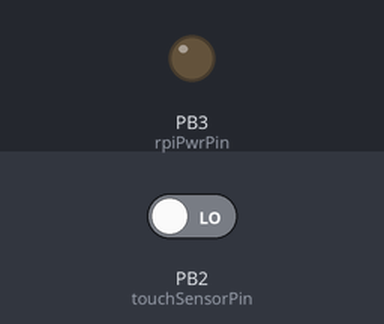
This sketch was run on a simulated ATtiny85, built with avr-gcc and run on an emulated ATtiny85. On the bench: output pins drawn as LEDs (lit = HIGH). The test bench sets the inputs (shaded band); at power-on: PB2 (touchSensorPin) LOW. Sleep ends after the set time or at an interrupt.

Above: at 1.2 s.
1.3 s: PB2 (touchSensorPin) driven HIGH
At 1.8 s:
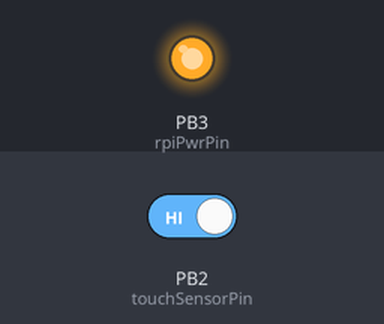
Timing chart, 0 to 4.3 s (numbered marks = the images above; inputs shaded):
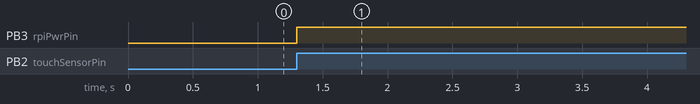

The sketch:

vasttrapi.ino
```cpp
/**
   Power Control board for the Raspberry Pi using an ATTinyx5 microcontroller.
   The Power Control board is using a relay to turn on and off the power to a Raspberry Pi.
   Additionally, they are connected via (software) UART for communication when the RPi is on.
   The microcontroller connected to a capacitive touch sensor which allows interaction with
   the external user that wants to turn the Raspberry Pi on and off.

   ==== STATES ====
   The microcontroller has the following states:
   - Sleep state where the microcontroller is in deep sleep and the power to the RPi is OFF.
   - Operation state where the microcontroller is triggering the relay to power on the RPi and
   can communication to it via UART.
   - Shutdown state where the microcontroller sends a UART instruction to the RPi to begin its
   shutdown sequence, in order to avoid damaging the SD card by abruptly turning the power off.

   ==== CURRENT FUNCTIONALITY ====
   Upon starting up, the microcontroller goes in deep sleep which can be interrupted by a HIGH
   signal coming from the capacitive sensor. This initiates a window of operation for the Raspberry Pi
   during which it will remain on. Every consecutive touch moves the end of this window further in the
   future, therefore, prolonging the period that the Raspberry Pi is functioning. In other words, on
   every touch, the operation gets extended for the specified amount of time.
*/

#include <avr/sleep.h>    // Sleep Modes
#include <avr/power.h>    // Power management

const unsigned short touchSensorPin = PB2;
const unsigned short rpiPwrPin = PB3;
const boolean powerOnState = HIGH; // The rpiPwrPin state that turns the power on to the RPi

volatile unsigned long timeToSleep = 0;
const unsigned long awakePeriod = 600000UL; // Time in milliseconds to remain awake on every new touch
const unsigned long shutdownTime = 12000; // Time in milliseconds to wait for the RPi to shutdown

enum PowerState {
  SLEEP,
  OPERATION,
  SHUTDOWN
};
PowerState currentState = SLEEP; // Begin in a deep sleep state

/**
   The change interrupt callback
*/
ISR (PCINT0_vect) {
  // We register a touch event only when the signal from the touchSensor is rising
  // Ignore touch events while in shutdown state
  if (currentState != SHUTDOWN && digitalRead(touchSensorPin) == HIGH) {
    timeToSleep = millis() + awakePeriod;
  }
}

/**
   Makes the microcontroller go to deep sleep until a change interrupt occurs
*/
void goToSleep() {
  set_sleep_mode(SLEEP_MODE_PWR_DOWN);
  ADCSRA = 0; // turn off ADC
  power_all_disable (); // power off ADC, Timer 0 and 1, serial interface
  sleep_enable();
  sleep_cpu(); // Sleep here and wait for the interrupt
  sleep_disable();
  power_all_enable(); // power everything back on
}

void turnRPiPowerOn() {
  digitalWrite(rpiPwrPin, powerOnState);
}

void turnRPiPowerOff() {
  digitalWrite(rpiPwrPin, !powerOnState);
}

/**
   UART command sent to the RPi to trigger its shutdown sequence
*/
void signalShutdown() {
  Serial.println("off");
  Serial.flush(); // Make sure that UART output has been transmitted before exiting this method
}

/**
   Wait for the RPi to shutdown properly. In the future more logic might be added here.
*/
void waitForRPiShutdown() {
  delay(shutdownTime);
}

void setup() {
  Serial.begin(9600); // The Universal ATtinyCore library by Spence Konde uses PB0 as TX and PB1 as RX
  pinMode(rpiPwrPin, OUTPUT);
  pinMode(touchSensorPin, INPUT);
  // Setup pin change interrupt for D2
  PCMSK |= bit (PCINT2); // want pin D2 (PB2)
  GIFR |= bit (PCIF); // clear any outstanding interrupts
  GIMSK |= bit (PCIE); // enable pin change interrupts
}

void loop() {
  switch (currentState) {
    case SLEEP:
      turnRPiPowerOff(); // Cut off the power to the RPi
      goToSleep(); // Deep sleep until a change interrupt at the specified pin is triggered
      currentState = OPERATION; // If we reach this, it means that a touch was registered so we should be operating
      break;
    case OPERATION:
      turnRPiPowerOn(); // Turn on the power to the RPi (if this is already on, it won't make any difference)
      if (millis() >= timeToSleep) { // Check if it is currently time to be asleep
        // If we were operational but it's time to sleep, then we should move to the shutdown state
        currentState = SHUTDOWN;
      }
      break;
    case SHUTDOWN:
      signalShutdown(); // Send a command via UART to the RPi which will make it initiate a shutdown sequence
      waitForRPiShutdown(); // Wait for the RPi to shutdown, while disabling interrupts so new touch events are not logged
      // Now that we should be certain that the RPi has shut down, we can put our state to SLEEP
      currentState = SLEEP;
      break;
    default:
      break;
  }
}
```

Measured:
- after the input at 1.3 s, PB3 (rpiPwrPin): LOW → HIGH at once
